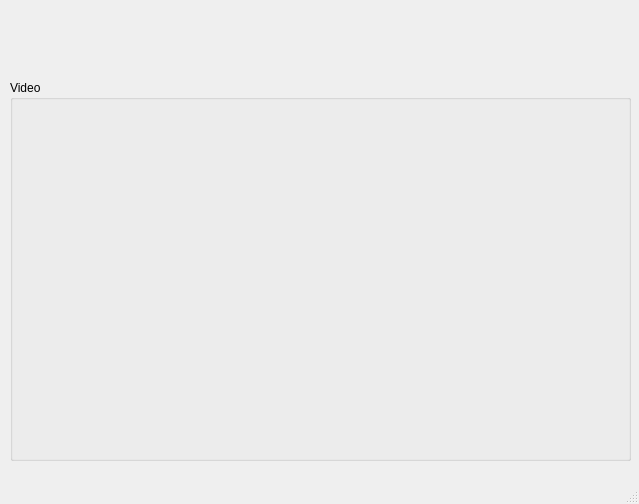
<?xml version="1.0" encoding="UTF-8"?>
<ui version="4.0">
 <class>MainWindow</class>
 <widget class="QMainWindow" name="MainWindow">
  <property name="geometry">
   <rect>
    <x>0</x>
    <y>0</y>
    <width>639</width>
    <height>504</height>
   </rect>
  </property>
  <property name="windowTitle">
   <string>MainWindow</string>
  </property>
  <property name="styleSheet">
   <string notr="true"/>
  </property>
  <widget class="QWidget" name="centralwidget">
   <widget class="QGroupBox" name="groupBox">
    <property name="geometry">
     <rect>
      <x>10</x>
      <y>80</y>
      <width>621</width>
      <height>381</height>
     </rect>
    </property>
    <property name="sizePolicy">
     <sizepolicy hsizetype="Preferred" vsizetype="Preferred">
      <horstretch>0</horstretch>
      <verstretch>0</verstretch>
     </sizepolicy>
    </property>
    <property name="title">
     <string>Video</string>
    </property>
    <widget class="QWidget" name="ImgWidget" native="true">
     <property name="geometry">
      <rect>
       <x>10</x>
       <y>20</y>
       <width>601</width>
       <height>351</height>
      </rect>
     </property>
    </widget>
   </widget>
   
  </widget>
  <widget class="QMenuBar" name="menubar">
   <property name="geometry">
    <rect>
     <x>0</x>
     <y>0</y>
     <width>639</width>
     <height>21</height>
    </rect>
   </property>
  </widget>
  <widget class="QStatusBar" name="statusbar"/>
 </widget>
 <resources/>
 <connections/>
</ui>
